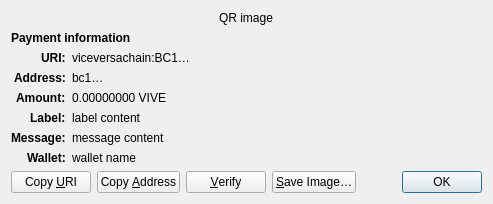
<?xml version="1.0" encoding="UTF-8"?>
<ui version="4.0">
 <class>ReceiveRequestDialog</class>
 <widget class="QDialog" name="ReceiveRequestDialog">
  <property name="geometry">
   <rect>
    <x>0</x>
    <y>0</y>
    <width>413</width>
    <height>229</height>
   </rect>
  </property>
  <property name="windowTitle">
   <string>Request payment to …</string>
  </property>
  <layout class="QGridLayout" name="gridLayout" columnstretch="0,1">
   <property name="sizeConstraint">
    <enum>QLayout::SetFixedSize</enum>
   </property>
   <item row="0" column="0" colspan="2" alignment="Qt::AlignHCenter">
    <widget class="QRImageWidget" name="qr_code">
     <property name="text">
      <string notr="true">QR image</string>
     </property>
     <property name="textInteractionFlags">
      <set>Qt::NoTextInteraction</set>
     </property>
    </widget>
   </item>
   <item row="1" column="0" colspan="2">
    <widget class="QLabel" name="payment_header">
     <property name="font">
      <font>
       <weight>75</weight>
       <bold>true</bold>
      </font>
     </property>
     <property name="text">
      <string>Payment information</string>
     </property>
     <property name="textInteractionFlags">
      <set>Qt::NoTextInteraction</set>
     </property>
    </widget>
   </item>
   <item row="2" column="0" alignment="Qt::AlignRight|Qt::AlignTop">
    <widget class="QLabel" name="uri_tag">
     <property name="font">
      <font>
       <weight>75</weight>
       <bold>true</bold>
      </font>
     </property>
     <property name="text">
      <string notr="true">URI:</string>
     </property>
     <property name="textFormat">
      <enum>Qt::PlainText</enum>
     </property>
     <property name="textInteractionFlags">
      <set>Qt::NoTextInteraction</set>
     </property>
    </widget>
   </item>
   <item row="2" column="1" alignment="Qt::AlignTop">
    <widget class="QLabel" name="uri_content">
     <property name="text">
      <string notr="true">viceversachain:BC1…</string>
     </property>
     <property name="textFormat">
      <enum>Qt::RichText</enum>
     </property>
     <property name="wordWrap">
      <bool>true</bool>
     </property>
     <property name="textInteractionFlags">
      <set>Qt::TextSelectableByMouse</set>
     </property>
    </widget>
   </item>
   <item row="3" column="0" alignment="Qt::AlignRight|Qt::AlignTop">
    <widget class="QLabel" name="address_tag">
     <property name="font">
      <font>
       <weight>75</weight>
       <bold>true</bold>
      </font>
     </property>
     <property name="text">
      <string>Address:</string>
     </property>
     <property name="textInteractionFlags">
      <set>Qt::NoTextInteraction</set>
     </property>
    </widget>
   </item>
   <item row="3" column="1" alignment="Qt::AlignTop">
    <widget class="QLabel" name="address_content">
     <property name="text">
      <string notr="true">bc1…</string>
     </property>
     <property name="textFormat">
      <enum>Qt::PlainText</enum>
     </property>
     <property name="textInteractionFlags">
      <set>Qt::TextSelectableByMouse</set>
     </property>
    </widget>
   </item>
   <item row="4" column="0" alignment="Qt::AlignRight|Qt::AlignTop">
    <widget class="QLabel" name="amount_tag">
     <property name="font">
      <font>
       <weight>75</weight>
       <bold>true</bold>
      </font>
     </property>
     <property name="text">
      <string>Amount:</string>
     </property>
     <property name="textInteractionFlags">
      <set>Qt::NoTextInteraction</set>
     </property>
    </widget>
   </item>
   <item row="4" column="1" alignment="Qt::AlignTop">
    <widget class="QLabel" name="amount_content">
     <property name="text">
      <string notr="true">0.00000000 VIVE</string>
     </property>
     <property name="textFormat">
      <enum>Qt::PlainText</enum>
     </property>
     <property name="textInteractionFlags">
      <set>Qt::TextSelectableByMouse</set>
     </property>
    </widget>
   </item>
   <item row="5" column="0" alignment="Qt::AlignRight|Qt::AlignTop">
    <widget class="QLabel" name="label_tag">
     <property name="font">
      <font>
       <weight>75</weight>
       <bold>true</bold>
      </font>
     </property>
     <property name="text">
      <string>Label:</string>
     </property>
     <property name="textInteractionFlags">
      <set>Qt::NoTextInteraction</set>
     </property>
    </widget>
   </item>
   <item row="5" column="1" alignment="Qt::AlignTop">
    <widget class="QLabel" name="label_content">
     <property name="text">
      <string notr="true">label content</string>
     </property>
     <property name="textFormat">
      <enum>Qt::PlainText</enum>
     </property>
     <property name="wordWrap">
      <bool>true</bool>
     </property>
     <property name="textInteractionFlags">
      <set>Qt::TextSelectableByMouse</set>
     </property>
    </widget>
   </item>
   <item row="6" column="0" alignment="Qt::AlignRight|Qt::AlignTop">
    <widget class="QLabel" name="message_tag">
     <property name="font">
      <font>
       <weight>75</weight>
       <bold>true</bold>
      </font>
     </property>
     <property name="text">
      <string>Message:</string>
     </property>
     <property name="textInteractionFlags">
      <set>Qt::NoTextInteraction</set>
     </property>
    </widget>
   </item>
   <item row="6" column="1" alignment="Qt::AlignTop">
    <widget class="QLabel" name="message_content">
     <property name="text">
      <string notr="true">message content</string>
     </property>
     <property name="textFormat">
      <enum>Qt::PlainText</enum>
     </property>
     <property name="wordWrap">
      <bool>true</bool>
     </property>
     <property name="textInteractionFlags">
      <set>Qt::TextSelectableByMouse</set>
     </property>
    </widget>
   </item>
   <item row="7" column="0" alignment="Qt::AlignRight|Qt::AlignTop">
    <widget class="QLabel" name="wallet_tag">
     <property name="font">
      <font>
       <weight>75</weight>
       <bold>true</bold>
      </font>
     </property>
     <property name="text">
      <string>Wallet:</string>
     </property>
     <property name="textInteractionFlags">
      <set>Qt::NoTextInteraction</set>
     </property>
    </widget>
   </item>
   <item row="7" column="1" alignment="Qt::AlignTop">
    <widget class="QLabel" name="wallet_content">
     <property name="text">
      <string notr="true">wallet name</string>
     </property>
     <property name="textFormat">
      <enum>Qt::PlainText</enum>
     </property>
     <property name="wordWrap">
      <bool>true</bool>
     </property>
     <property name="textInteractionFlags">
      <set>Qt::TextSelectableByMouse</set>
     </property>
    </widget>
   </item>
   <item row="8" column="0" colspan="2">
    <layout class="QHBoxLayout" name="horizontalLayout">
     <item>
      <widget class="QPushButton" name="btnCopyURI">
       <property name="text">
        <string>Copy &amp;URI</string>
       </property>
       <property name="autoDefault">
        <bool>false</bool>
       </property>
      </widget>
     </item>
     <item>
      <widget class="QPushButton" name="btnCopyAddress">
       <property name="text">
        <string>Copy &amp;Address</string>
       </property>
       <property name="autoDefault">
        <bool>false</bool>
       </property>
      </widget>
     </item>
     <item>
      <widget class="QPushButton" name="btnVerify">
       <property name="text">
        <string>&amp;Verify</string>
       </property>
       <property name="toolTip">
        <string>Verify this address on e.g. a hardware wallet screen</string>
       </property>
       <property name="autoDefault">
        <bool>false</bool>
       </property>
      </widget>
     </item>
     <item>
      <widget class="QPushButton" name="btnSaveAs">
       <property name="text">
        <string>&amp;Save Image…</string>
       </property>
       <property name="autoDefault">
        <bool>false</bool>
       </property>
      </widget>
     </item>
     <item>
      <spacer name="horizontalSpacer_2">
       <property name="orientation">
        <enum>Qt::Horizontal</enum>
       </property>
       <property name="sizeHint" stdset="0">
        <size>
         <width>40</width>
         <height>20</height>
        </size>
       </property>
      </spacer>
     </item>
     <item>
      <widget class="QDialogButtonBox" name="buttonBox">
       <property name="focusPolicy">
        <enum>Qt::StrongFocus</enum>
       </property>
       <property name="standardButtons">
        <set>QDialogButtonBox::Ok</set>
       </property>
      </widget>
     </item>
    </layout>
   </item>
  </layout>
 </widget>
 <customwidgets>
  <customwidget>
   <class>QRImageWidget</class>
   <extends>QLabel</extends>
   <header>qt/qrimagewidget.h</header>
  </customwidget>
 </customwidgets>
 <tabstops>
  <tabstop>buttonBox</tabstop>
  <tabstop>btnCopyURI</tabstop>
  <tabstop>btnCopyAddress</tabstop>
  <tabstop>btnSaveAs</tabstop>
 </tabstops>
 <resources/>
 <connections>
  <connection>
   <sender>buttonBox</sender>
   <signal>accepted()</signal>
   <receiver>ReceiveRequestDialog</receiver>
   <slot>accept()</slot>
   <hints>
    <hint type="sourcelabel">
     <x>135</x>
     <y>230</y>
    </hint>
    <hint type="destinationlabel">
     <x>135</x>
     <y>126</y>
    </hint>
   </hints>
  </connection>
 </connections>
</ui>
